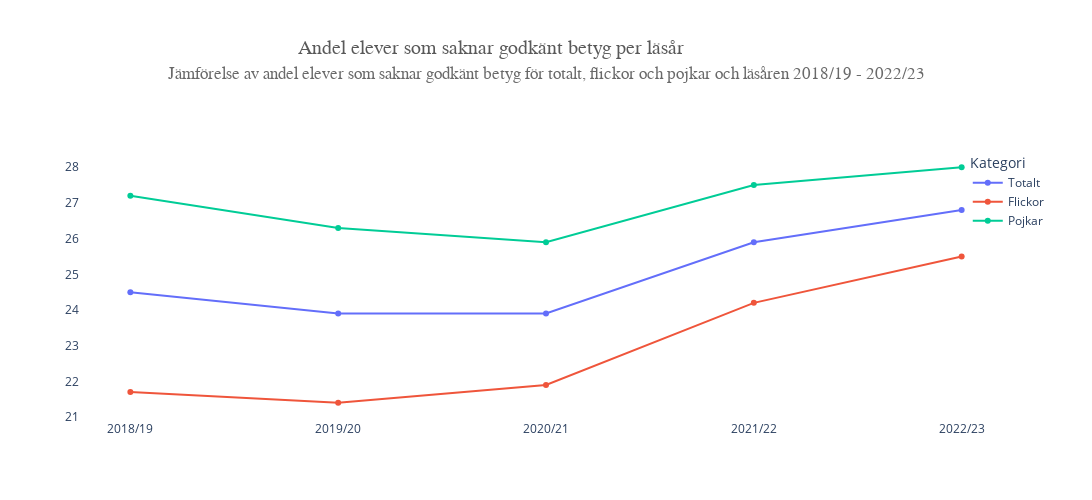

The notebook cell saved with this chart:
### Markdown cell above
### Här använder jag Plotly för att skapa ett linjediagram som visar andelen elever som saknar godkänt betyg.

### Code cell
import plotly.express as px

# Using Plotly to create line chart
# Using only the first five rows
fig = px.line(
    df_grades.head(5),
    x="Läsår/Huvudman/Bakgrund",
    y=[
        "Totalt (saknar godkänt)",
        "Flickor (saknar godkänt)",
        "Pojkar (saknar godkänt)"
    ],
    labels={"value": "Andel som saknar godkänt (%)", "variable": "Kategori"},
    title="Andel elever som saknar godkänt betyg per läsår",
    # Add markers 
    markers=True
)  

# Update categories
fig.for_each_trace(lambda t: t.update(name = {
    "Totalt (saknar godkänt)": "Totalt",
    "Flickor (saknar godkänt)": "Flickor",
    "Pojkar (saknar godkänt)": "Pojkar"
}.get(t.name, t.name))) 


# Updating layout
fig.update_layout(
    title={
        "text": "Andel elever som saknar godkänt betyg per läsår",
        "y": 0.92, 
        "x": 0.45,
        "xanchor": "center",
        "yanchor": "top",
        "font": dict(
            family="Arial Black",
            size=20,
            color="#595959"
        ),
    },
    xaxis_title="",
    yaxis_title="", 
    xaxis=dict(tickmode="linear"),
    paper_bgcolor="white",
    plot_bgcolor="white",
    margin=dict(t=150),  
    height=500,
    width=1600,
    legend=dict(
        x=0.996,  
        y=1,   
        xanchor="center" 
    )
)

# Adding subtitle
fig.add_annotation(
    dict(
        font=dict(
            family="Verdana",
            size=17,
            color="dimgray"
        ),
        x=0.5,
        y=1.24,  
        showarrow=False,
        text="Jämförelse av andel elever som saknar godkänt betyg för totalt, flickor och pojkar och läsåren 2018/19 - 2022/23",
        xref="paper",
        yref="paper",
        xanchor="center",
        yanchor="bottom"
    )
)

fig.write_html("Visualizations/vis_exercise_1a.html")

fig.show()

### Figure 1 — Plotly figure (JSON) as saved in the notebook; plotly's stock layout.template omitted (floating-point values rounded to 4 significant figures)
{"data": [{"hovertemplate": "Kategori=Totalt (saknar godkänt)<br>Läsår/Huvudman/Bakgrund=%{x}<br>Andel som saknar godkänt (%)=%{y}<extra></extra>", "legendgroup": "Totalt (saknar godkänt)", "line": {"color": "#636efa", "dash": "solid"}, "marker": {"symbol": "circle"}, "mode": "lines+markers", "name": "Totalt", "orientation": "v", "showlegend": true, "type": "scatter", "x": ["2018/19", "2019/20", "2020/21", "2021/22", "2022/23"], "xaxis": "x", "y": [24.5, 23.9, 23.9, 25.9, 26.8], "yaxis": "y"}, {"hovertemplate": "Kategori=Flickor (saknar godkänt)<br>Läsår/Huvudman/Bakgrund=%{x}<br>Andel som saknar godkänt (%)=%{y}<extra></extra>", "legendgroup": "Flickor (saknar godkänt)", "line": {"color": "#EF553B", "dash": "solid"}, "marker": {"symbol": "circle"}, "mode": "lines+markers", "name": "Flickor", "orientation": "v", "showlegend": true, "type": "scatter", "x": ["2018/19", "2019/20", "2020/21", "2021/22", "2022/23"], "xaxis": "x", "y": [21.7, 21.4, 21.9, 24.2, 25.5], "yaxis": "y"}, {"hovertemplate": "Kategori=Pojkar (saknar godkänt)<br>Läsår/Huvudman/Bakgrund=%{x}<br>Andel som saknar godkänt (%)=%{y}<extra></extra>", "legendgroup": "Pojkar (saknar godkänt)", "line": {"color": "#00cc96", "dash": "solid"}, "marker": {"symbol": "circle"}, "mode": "lines+markers", "name": "Pojkar", "orientation": "v", "showlegend": true, "type": "scatter", "x": ["2018/19", "2019/20", "2020/21", "2021/22", "2022/23"], "xaxis": "x", "y": [27.2, 26.3, 25.9, 27.5, 28], "yaxis": "y"}], "layout": {"annotations": [{"font": {"color": "dimgray", "family": "Verdana", "size": 17}, "showarrow": false, "text": "Jämförelse av andel elever som saknar godkänt betyg för totalt, flickor och pojkar och läsåren 2018/19 - 2022/23", "x": 0.5, "xanchor": "center", "xref": "paper", "y": 1.24, "yanchor": "bottom", "yref": "paper"}], "height": 500, "legend": {"title": {"text": "Kategori"}, "tracegroupgap": 0, "x": 0.996, "xanchor": "center", "y": 1}, "margin": {"t": 150}, "paper_bgcolor": "white", "plot_bgcolor": "white", "title": {"font": {"color": "#595959", "family": "Arial Black", "size": 20}, "text": "Andel elever som saknar godkänt betyg per läsår", "x": 0.45, "xanchor": "center", "y": 0.92, "yanchor": "top"}, "width": 1600, "xaxis": {"anchor": "y", "domain": [0, 1], "tickmode": "linear", "title": {"text": ""}}, "yaxis": {"anchor": "x", "domain": [0, 1], "title": {"text": ""}}}}
